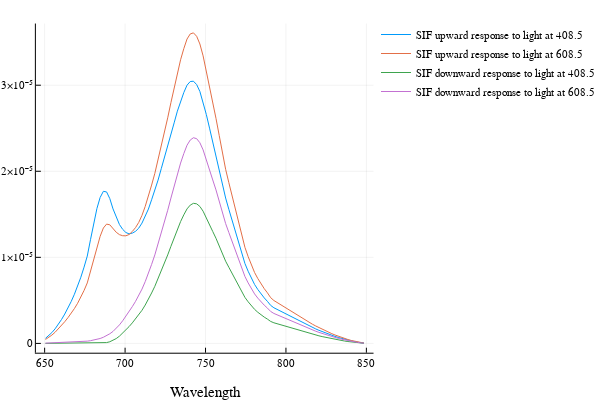

The notebook cell saved with this chart:
### Code cell
in = 5
plot(lam[Iwlf], Mb[:,in], xlabel="Wavelength", label="SIF upward response to light at "*string(lam[Iwle[in]]))
in = 105
plot!(lam[Iwlf], Mb[:,in], xlabel="Wavelength", label="SIF upward response to light at "*string(lam[Iwle[in]]))

in = 5
plot!(lam[Iwlf], Mf[:,in], xlabel="Wavelength", label="SIF downward response to light at "*string(lam[Iwle[in]]))
in = 105
plot!(lam[Iwlf], Mf[:,in], xlabel="Wavelength", label="SIF downward response to light at "*string(lam[Iwle[in]]))

### Figure 1 — Plotly figure (JSON) as saved in the notebook; plotly's stock layout.template omitted (floating-point values rounded to 4 significant figures)
{"data": [{"colorbar": {"title": ""}, "hoverinfo": "text", "legendgroup": "SIF upward response to light at 408.5", "line": {"color": "rgba(0, 154, 250, 1.000)", "dash": "solid", "shape": "linear", "width": 1}, "mode": "lines", "name": "SIF upward response to light at 408.5", "showlegend": true, "text": [null, null, null, null, null, null, null, null, null, null, null, null, null, null, null, null, null, null, null, null, null, null, null, null, null, null, null, null, null, null, null, null, null, null, null, null, null, null, null, null, null, null, null, null, null, null, null, null, null, null, null, null, null, null, null, null, null, null, null, null, null, null, null, null, null, null, null, null, null, null, null, null, null, null, null, null, null, null, null, null, null, null, null, null, null, null, null, null, null, null, null, null, null, null, null, null, null, null, null, null], "type": "scatter", "x": [650.5, 652.5, 654.5, 656.5, 658.5, 660.5, 662.5, 664.5, 666.5, 668.5, 670.5, 672.5, 674.5, 676.5, 678.5, 680.5, 682.5, 684.5, 686.5, 688.5, 690.5, 692.5, 694.5, 696.5, 698.5, 700.5, 702.5, 704.5, 706.5, 708.5, 710.5, 712.5, 714.5, 716.5, 718.5, 720.5, 722.5, 724.5, 726.5, 728.5, 730.5, 732.5, 734.5, 736.5, 738.5, 740.5, 742.5, 744.5, 746.5, 748.5, 750.5, 752.5, 754.5, 756.5, 758.5, 760.5, 762.5, 764.5, 766.5, 768.5, 770.5, 772.5, 774.5, 776.5, 778.5, 780.5, 782.5, 784.5, 786.5, 788.5, 790.5, 792.5, 794.5, 796.5, 798.5, 800.5, 802.5, 804.5, 806.5, 808.5, 810.5, 812.5, 814.5, 816.5, 818.5, 820.5, 822.5, 824.5, 826.5, 828.5, 830.5, 832.5, 834.5, 836.5, 838.5, 840.5, 842.5, 844.5, 846.5, 848.5], "xaxis": "x1", "y": [5.876e-07, 8.865e-07, 1.255e-06, 1.695e-06, 2.204e-06, 2.777e-06, 3.411e-06, 4.107e-06, 4.868e-06, 5.709e-06, 6.644e-06, 7.687e-06, 8.863e-06, 1.014e-05, 1.205e-05, 1.401e-05, 1.568e-05, 1.695e-05, 1.767e-05, 1.76e-05, 1.683e-05, 1.563e-05, 1.461e-05, 1.381e-05, 1.325e-05, 1.289e-05, 1.273e-05, 1.281e-05, 1.302e-05, 1.339e-05, 1.398e-05, 1.476e-05, 1.561e-05, 1.669e-05, 1.776e-05, 1.897e-05, 2.03e-05, 2.157e-05, 2.284e-05, 2.424e-05, 2.563e-05, 2.698e-05, 2.815e-05, 2.915e-05, 3e-05, 3.043e-05, 3.046e-05, 3.007e-05, 2.927e-05, 2.808e-05, 2.66e-05, 2.501e-05, 2.34e-05, 2.189e-05, 2.022e-05, 1.839e-05, 1.689e-05, 1.558e-05, 1.429e-05, 1.29e-05, 1.163e-05, 1.04e-05, 9.284e-06, 8.384e-06, 7.517e-06, 6.847e-06, 6.267e-06, 5.731e-06, 5.288e-06, 4.882e-06, 4.417e-06, 4.143e-06, 3.95e-06, 3.741e-06, 3.539e-06, 3.337e-06, 3.139e-06, 2.944e-06, 2.751e-06, 2.563e-06, 2.378e-06, 2.197e-06, 2.021e-06, 1.85e-06, 1.683e-06, 1.523e-06, 1.368e-06, 1.219e-06, 1.077e-06, 9.411e-07, 8.126e-07, 6.917e-07, 5.785e-07, 4.734e-07, 3.767e-07, 2.888e-07, 2.099e-07, 1.404e-07, 8.063e-08, 3.087e-08], "yaxis": "y1", "zmax": 0.1, "zmin": -0.1}, {"colorbar": {"title": ""}, "hoverinfo": "text", "legendgroup": "SIF upward response to light at 608.5", "line": {"color": "rgba(227, 111, 71, 1.000)", "dash": "solid", "shape": "linear", "width": 1}, "mode": "lines", "name": "SIF upward response to light at 608.5", "showlegend": true, "text": [null, null, null, null, null, null, null, null, null, null, null, null, null, null, null, null, null, null, null, null, null, null, null, null, null, null, null, null, null, null, null, null, null, null, null, null, null, null, null, null, null, null, null, null, null, null, null, null, null, null, null, null, null, null, null, null, null, null, null, null, null, null, null, null, null, null, null, null, null, null, null, null, null, null, null, null, null, null, null, null, null, null, null, null, null, null, null, null, null, null, null, null, null, null, null, null, null, null, null, null], "type": "scatter", "x": [650.5, 652.5, 654.5, 656.5, 658.5, 660.5, 662.5, 664.5, 666.5, 668.5, 670.5, 672.5, 674.5, 676.5, 678.5, 680.5, 682.5, 684.5, 686.5, 688.5, 690.5, 692.5, 694.5, 696.5, 698.5, 700.5, 702.5, 704.5, 706.5, 708.5, 710.5, 712.5, 714.5, 716.5, 718.5, 720.5, 722.5, 724.5, 726.5, 728.5, 730.5, 732.5, 734.5, 736.5, 738.5, 740.5, 742.5, 744.5, 746.5, 748.5, 750.5, 752.5, 754.5, 756.5, 758.5, 760.5, 762.5, 764.5, 766.5, 768.5, 770.5, 772.5, 774.5, 776.5, 778.5, 780.5, 782.5, 784.5, 786.5, 788.5, 790.5, 792.5, 794.5, 796.5, 798.5, 800.5, 802.5, 804.5, 806.5, 808.5, 810.5, 812.5, 814.5, 816.5, 818.5, 820.5, 822.5, 824.5, 826.5, 828.5, 830.5, 832.5, 834.5, 836.5, 838.5, 840.5, 842.5, 844.5, 846.5, 848.5], "xaxis": "x1", "y": [4.551e-07, 6.843e-07, 9.653e-07, 1.296e-06, 1.67e-06, 2.081e-06, 2.522e-06, 2.991e-06, 3.495e-06, 4.048e-06, 4.664e-06, 5.358e-06, 6.15e-06, 7.028e-06, 8.37e-06, 9.818e-06, 1.119e-05, 1.243e-05, 1.341e-05, 1.386e-05, 1.378e-05, 1.331e-05, 1.292e-05, 1.264e-05, 1.251e-05, 1.25e-05, 1.265e-05, 1.3e-05, 1.346e-05, 1.406e-05, 1.488e-05, 1.591e-05, 1.702e-05, 1.84e-05, 1.976e-05, 2.13e-05, 2.298e-05, 2.459e-05, 2.621e-05, 2.798e-05, 2.974e-05, 3.146e-05, 3.296e-05, 3.425e-05, 3.536e-05, 3.596e-05, 3.608e-05, 3.568e-05, 3.479e-05, 3.341e-05, 3.169e-05, 2.982e-05, 2.793e-05, 2.615e-05, 2.417e-05, 2.201e-05, 2.023e-05, 1.868e-05, 1.715e-05, 1.549e-05, 1.397e-05, 1.25e-05, 1.116e-05, 1.008e-05, 9.042e-06, 8.236e-06, 7.539e-06, 6.894e-06, 6.361e-06, 5.874e-06, 5.315e-06, 4.985e-06, 4.752e-06, 4.501e-06, 4.258e-06, 4.016e-06, 3.778e-06, 3.542e-06, 3.311e-06, 3.084e-06, 2.862e-06, 2.644e-06, 2.432e-06, 2.226e-06, 2.026e-06, 1.833e-06, 1.646e-06, 1.467e-06, 1.296e-06, 1.133e-06, 9.782e-07, 8.326e-07, 6.964e-07, 5.699e-07, 4.535e-07, 3.477e-07, 2.527e-07, 1.691e-07, 9.708e-08, 3.717e-08], "yaxis": "y1", "zmax": 0.1, "zmin": -0.1}, {"colorbar": {"title": ""}, "hoverinfo": "text", "legendgroup": "SIF downward response to light at 408.5", "line": {"color": "rgba(62, 164, 78, 1.000)", "dash": "solid", "shape": "linear", "width": 1}, "mode": "lines", "name": "SIF downward response to light at 408.5", "showlegend": true, "text": [null, null, null, null, null, null, null, null, null, null, null, null, null, null, null, null, null, null, null, null, null, null, null, null, null, null, null, null, null, null, null, null, null, null, null, null, null, null, null, null, null, null, null, null, null, null, null, null, null, null, null, null, null, null, null, null, null, null, null, null, null, null, null, null, null, null, null, null, null, null, null, null, null, null, null, null, null, null, null, null, null, null, null, null, null, null, null, null, null, null, null, null, null, null, null, null, null, null, null, null], "type": "scatter", "x": [650.5, 652.5, 654.5, 656.5, 658.5, 660.5, 662.5, 664.5, 666.5, 668.5, 670.5, 672.5, 674.5, 676.5, 678.5, 680.5, 682.5, 684.5, 686.5, 688.5, 690.5, 692.5, 694.5, 696.5, 698.5, 700.5, 702.5, 704.5, 706.5, 708.5, 710.5, 712.5, 714.5, 716.5, 718.5, 720.5, 722.5, 724.5, 726.5, 728.5, 730.5, 732.5, 734.5, 736.5, 738.5, 740.5, 742.5, 744.5, 746.5, 748.5, 750.5, 752.5, 754.5, 756.5, 758.5, 760.5, 762.5, 764.5, 766.5, 768.5, 770.5, 772.5, 774.5, 776.5, 778.5, 780.5, 782.5, 784.5, 786.5, 788.5, 790.5, 792.5, 794.5, 796.5, 798.5, 800.5, 802.5, 804.5, 806.5, 808.5, 810.5, 812.5, 814.5, 816.5, 818.5, 820.5, 822.5, 824.5, 826.5, 828.5, 830.5, 832.5, 834.5, 836.5, 838.5, 840.5, 842.5, 844.5, 846.5, 848.5], "xaxis": "x1", "y": [3.053e-09, 4.071e-09, 5.068e-09, 5.821e-09, 6.094e-09, 5.796e-09, 5.065e-09, 4.188e-09, 3.391e-09, 2.84e-09, 2.508e-09, 2.378e-09, 2.408e-09, 2.615e-09, 3.297e-09, 4.885e-09, 8.852e-09, 1.894e-08, 4.342e-08, 9.531e-08, 1.912e-07, 3.425e-07, 5.616e-07, 8.444e-07, 1.182e-06, 1.556e-06, 1.955e-06, 2.385e-06, 2.831e-06, 3.308e-06, 3.845e-06, 4.454e-06, 5.105e-06, 5.861e-06, 6.636e-06, 7.495e-06, 8.425e-06, 9.346e-06, 1.028e-05, 1.128e-05, 1.229e-05, 1.327e-05, 1.415e-05, 1.494e-05, 1.563e-05, 1.607e-05, 1.627e-05, 1.622e-05, 1.591e-05, 1.536e-05, 1.463e-05, 1.382e-05, 1.3e-05, 1.222e-05, 1.133e-05, 1.035e-05, 9.552e-06, 8.846e-06, 8.144e-06, 7.378e-06, 6.668e-06, 5.98e-06, 5.347e-06, 4.836e-06, 4.34e-06, 3.955e-06, 3.62e-06, 3.311e-06, 3.056e-06, 2.822e-06, 2.554e-06, 2.395e-06, 2.284e-06, 2.163e-06, 2.047e-06, 1.931e-06, 1.816e-06, 1.703e-06, 1.592e-06, 1.483e-06, 1.376e-06, 1.272e-06, 1.17e-06, 1.071e-06, 9.749e-07, 8.82e-07, 7.923e-07, 7.062e-07, 6.237e-07, 5.453e-07, 4.709e-07, 4.008e-07, 3.353e-07, 2.744e-07, 2.184e-07, 1.674e-07, 1.217e-07, 8.142e-08, 4.676e-08, 1.79e-08], "yaxis": "y1", "zmax": 0.1, "zmin": -0.1}, {"colorbar": {"title": ""}, "hoverinfo": "text", "legendgroup": "SIF downward response to light at 608.5", "line": {"color": "rgba(195, 113, 210, 1.000)", "dash": "solid", "shape": "linear", "width": 1}, "mode": "lines", "name": "SIF downward response to light at 608.5", "showlegend": true, "text": [null, null, null, null, null, null, null, null, null, null, null, null, null, null, null, null, null, null, null, null, null, null, null, null, null, null, null, null, null, null, null, null, null, null, null, null, null, null, null, null, null, null, null, null, null, null, null, null, null, null, null, null, null, null, null, null, null, null, null, null, null, null, null, null, null, null, null, null, null, null, null, null, null, null, null, null, null, null, null, null, null, null, null, null, null, null, null, null, null, null, null, null, null, null, null, null, null, null, null, null], "type": "scatter", "x": [650.5, 652.5, 654.5, 656.5, 658.5, 660.5, 662.5, 664.5, 666.5, 668.5, 670.5, 672.5, 674.5, 676.5, 678.5, 680.5, 682.5, 684.5, 686.5, 688.5, 690.5, 692.5, 694.5, 696.5, 698.5, 700.5, 702.5, 704.5, 706.5, 708.5, 710.5, 712.5, 714.5, 716.5, 718.5, 720.5, 722.5, 724.5, 726.5, 728.5, 730.5, 732.5, 734.5, 736.5, 738.5, 740.5, 742.5, 744.5, 746.5, 748.5, 750.5, 752.5, 754.5, 756.5, 758.5, 760.5, 762.5, 764.5, 766.5, 768.5, 770.5, 772.5, 774.5, 776.5, 778.5, 780.5, 782.5, 784.5, 786.5, 788.5, 790.5, 792.5, 794.5, 796.5, 798.5, 800.5, 802.5, 804.5, 806.5, 808.5, 810.5, 812.5, 814.5, 816.5, 818.5, 820.5, 822.5, 824.5, 826.5, 828.5, 830.5, 832.5, 834.5, 836.5, 838.5, 840.5, 842.5, 844.5, 846.5, 848.5], "xaxis": "x1", "y": [2.907e-08, 4.229e-08, 5.771e-08, 7.446e-08, 9.131e-08, 1.071e-07, 1.216e-07, 1.351e-07, 1.488e-07, 1.644e-07, 1.828e-07, 2.049e-07, 2.317e-07, 2.631e-07, 3.155e-07, 3.81e-07, 4.625e-07, 5.703e-07, 7.143e-07, 8.954e-07, 1.12e-06, 1.391e-06, 1.737e-06, 2.153e-06, 2.628e-06, 3.139e-06, 3.683e-06, 4.274e-06, 4.887e-06, 5.55e-06, 6.307e-06, 7.174e-06, 8.099e-06, 9.18e-06, 1.028e-05, 1.151e-05, 1.283e-05, 1.414e-05, 1.547e-05, 1.689e-05, 1.831e-05, 1.971e-05, 2.095e-05, 2.206e-05, 2.303e-05, 2.363e-05, 2.39e-05, 2.379e-05, 2.331e-05, 2.249e-05, 2.14e-05, 2.021e-05, 1.899e-05, 1.784e-05, 1.654e-05, 1.51e-05, 1.392e-05, 1.289e-05, 1.186e-05, 1.074e-05, 9.702e-06, 8.699e-06, 7.775e-06, 7.031e-06, 6.309e-06, 5.749e-06, 5.263e-06, 4.813e-06, 4.442e-06, 4.102e-06, 3.712e-06, 3.482e-06, 3.32e-06, 3.145e-06, 2.975e-06, 2.806e-06, 2.64e-06, 2.476e-06, 2.314e-06, 2.156e-06, 2.001e-06, 1.849e-06, 1.701e-06, 1.557e-06, 1.417e-06, 1.282e-06, 1.151e-06, 1.026e-06, 9.064e-07, 7.924e-07, 6.843e-07, 5.825e-07, 4.872e-07, 3.987e-07, 3.173e-07, 2.433e-07, 1.768e-07, 1.183e-07, 6.794e-08, 2.602e-08], "yaxis": "y1", "zmax": 0.1, "zmin": -0.1}], "layout": {"annotations": [], "height": 400, "legend": {"bgcolor": "rgba(255, 255, 255, 1.000)", "bordercolor": "rgba(0, 0, 0, 1.000)", "font": {"color": "rgba(0, 0, 0, 1.000)", "family": "sans-serif", "size": 11}, "tracegroupgap": 0, "x": 1, "y": 1}, "margin": {"b": 20, "l": 0, "r": 0, "t": 20}, "paper_bgcolor": "rgba(255, 255, 255, 1.000)", "plot_bgcolor": "rgba(255, 255, 255, 1.000)", "showlegend": true, "width": 600, "xaxis": {"anchor": "y1", "domain": [0.09545, 0.9934], "gridcolor": "rgba(0, 0, 0, 0.100)", "gridwidth": 0.5, "linecolor": "rgba(0, 0, 0, 1.000)", "mirror": false, "range": [644.6, 854.4], "showgrid": true, "showline": true, "showticklabels": true, "tickangle": 0, "tickcolor": "rgb(0, 0, 0)", "tickfont": {"color": "rgba(0, 0, 0, 1.000)", "family": "sans-serif", "size": 11}, "tickmode": "array", "ticks": "inside", "ticktext": ["650", "700", "750", "800", "850"], "tickvals": [650, 700, 750, 800, 850], "title": "Wavelength", "titlefont": {"color": "rgba(0, 0, 0, 1.000)", "family": "sans-serif", "size": 15}, "type": "-", "visible": true, "zeroline": false, "zerolinecolor": "rgba(0, 0, 0, 1.000)"}, "yaxis": {"anchor": "x1", "domain": [0.07581, 0.9902], "gridcolor": "rgba(0, 0, 0, 0.100)", "gridwidth": 0.5, "linecolor": "rgba(0, 0, 0, 1.000)", "mirror": false, "range": [-1.08e-06, 3.716e-05], "showgrid": true, "showline": true, "showticklabels": true, "tickangle": 0, "tickcolor": "rgb(0, 0, 0)", "tickfont": {"color": "rgba(0, 0, 0, 1.000)", "family": "sans-serif", "size": 11}, "tickmode": "array", "ticks": "inside", "ticktext": ["0", "1×10⁻⁵", "2×10⁻⁵", "3×10⁻⁵"], "tickvals": [0, 1e-05, 2e-05, 3e-05], "title": "", "titlefont": {"color": "rgba(0, 0, 0, 1.000)", "family": "sans-serif", "size": 15}, "type": "-", "visible": true, "zeroline": false, "zerolinecolor": "rgba(0, 0, 0, 1.000)"}}}
